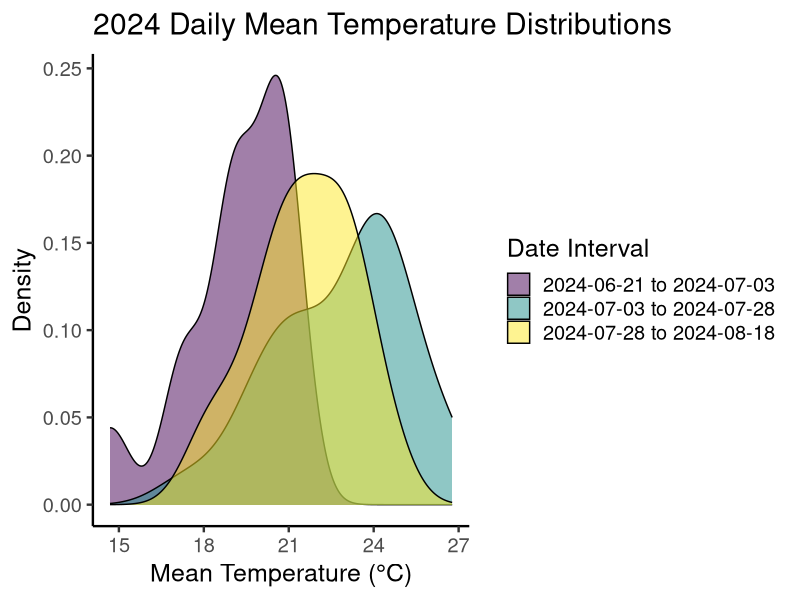

Generate this figure with R:
# Plotting operative model temperatures from 2024 field season
# Taylor M. Hatcher
#

# Load required libraries
library(data.table)
library(ggplot2)
library(lubridate)
library(dplyr)
library(tidyr)

setwd("~/Desktop/Repos/WARP2024/Data")

# Load data using fread with fill = TRUE to handle mismatched columns, I am using fread becasue I was having issues with loading my data with read.csv for some reason - researched it and came to the conclusion that fread could handle this large data set faster than csv() or read.csv()
hobo1data2024 <-
  fread(
    'Hobo_1_2024field.csv',
    skip = 4,
    fill = TRUE,
    na.strings = c("Logged", "Series: T-Type")
  )
hobo2data2024 <-
  fread(
    'Hobo_2_2024field.csv',
    skip = 4,
    fill = TRUE,
    na.strings = c("Logged", "Series: T-Type")
  )
hobo3data2024 <-
  fread(
    'Hobo_3_2024field.csv',
    skip = 4,
    fill = TRUE,
    na.strings = c("Logged", "Series: T-Type")
  )

# select only for columns with values-- thank you Julia
hobo1data2024 <- hobo1data2024 %>%
  select("V1", "V2", "V3", "V4", "V5")
hobo2data2024 <- hobo2data2024 %>%
  select("V1", "V2", "V3", "V4", "V5")
hobo3data2024 <- hobo3data2024 %>%
  select("V1", "V2", "V3", "V4", "V5")

# Rename the datetime column in each dataset
setnames(hobo1data2024, old = "V1", new = "datetime")
setnames(hobo2data2024, old = "V1", new = "datetime")
setnames(hobo3data2024, old = "V1", new = "datetime")

# Convert the datetime column to a workable date-time object
hobo1data2024[, datetime := mdy_hms(datetime)]
hobo2data2024[, datetime := mdy_hms(datetime)]
hobo3data2024[, datetime := mdy_hms(datetime)]

# Convert relevant temperature columns to numeric
hobo1data2024[, (2:5) := lapply(.SD, as.numeric), .SDcols = 2:5]
hobo2data2024[, (2:5) := lapply(.SD, as.numeric), .SDcols = 2:5]
hobo3data2024[, (2:5) := lapply(.SD, as.numeric), .SDcols = 2:5]

# Merge datasets by datetime for all hobo loggers - can only merge two at a time so I merged first two and then the last with the merged 
combined_loggers <-
  merge(hobo1data2024, hobo2data2024, by = "datetime", all = TRUE)
combined_loggers <-
  merge(combined_loggers,
        hobo3data2024,
        by = "datetime",
        all = TRUE)


# Drop rows with NA in datetime or temperature columns -- lots of NAs
combined_loggers <- na.omit(combined_loggers, cols = "datetime")

# Reshape the data to long format for plotting
long_data <- melt(
  combined_loggers,
  id.vars = "datetime",
  measure.vars = c(
    "V2.x",
    "V3.x",
    "V4.x",
    "V5.x",
    "V2.y",
    "V3.y",
    "V4.y",
    "V5.y",
    "V2",
    "V3",
    "V4",
    "V5"
  ),
  
# copy and paste that into select
  variable.name = "Logger",
  value.name = "Temperature"
)

# Update Logger column as a factor with meaningful names
long_data <- long_data %>%
  mutate(Logger = factor(
    Logger,
    labels = c(
      "HOBO Logger 1 - Temp 1",
      "HOBO Logger 1 - Temp 2",
      "HOBO Logger 1 - Temp 3",
      "HOBO Logger 1 - Temp 4",
      "HOBO Logger 2 - Temp 1",
      "HOBO Logger 2 - Temp 2",
      "HOBO Logger 2 - Temp 3",
      "HOBO Logger 2 - Temp 4",
      "HOBO Logger 3 - Temp 1",
      "HOBO Logger 3 - Temp 2",
      "HOBO Logger 3 - Temp 3",
      "HOBO Logger 3 - Temp 4 - Shaded Air Temperature"
    )
  ))

# Check for any missing data in long_data
table(is.na(long_data$Temperature))

# Define the start and end dates for filtering
start_date <- as.POSIXct("2024-06-22", format = "%Y-%m-%d")
end_date <-
  as.POSIXct("2024-08-15 23:59:59", format = "%Y-%m-%d %H:%M:%S")

# Convert datetime to just date for daily means
filtered_data_day <- long_data%>%
  mutate(Date = as.Date(datetime))

# Divide logger information into time intervals so it is easier to visualize, split into experiment times when caterpillars were in the field 
filtered_data_day <- long_data %>%
  mutate(Date = as.Date(datetime)) %>%
  mutate(Interval = case_when(
    Date >= as.Date("2024-06-21") & Date <= as.Date("2024-07-03") ~ "2024-06-21 to 2024-07-03",
    Date >= as.Date("2024-07-03") & Date <= as.Date("2024-07-28") ~ "2024-07-03 to 2024-07-28",
    Date >= as.Date("2024-07-28") & Date <= as.Date("2024-08-18") ~ "2024-07-28 to 2024-08-18",
    TRUE ~ NA_character_
  )) %>%
  filter(!is.na(Interval))

# Calculate daily mean temperatures for all loggers combined
dailylogger_means <- filtered_data_day %>%
  group_by(Date, Interval) %>%
  summarise(MeanTemperature = mean(Temperature, na.rm = TRUE), .groups = 'drop')

# Plot daily mean temperature distributions for each time interval indicated above
ggplot(dailylogger_means, aes(x = MeanTemperature, fill = Interval)) +
  geom_density(alpha = 0.5) +
  scale_fill_viridis_d() +
  labs(
    title = "2024 Daily Mean Temperature Distributions",
    x = "Mean Temperature (°C)",
    y = "Density",
    fill = "Date Interval"
  ) +
  theme_classic(base_size = 18)
# Filter data to include only relevant dates
#filtered_data <- long_data %>%
#  filter(datetime >= start_date & datetime <= end_date)

# Convert datetime to hourly granularity
#filtered_data <- filtered_data %>%
#  mutate(DateTime = floor_date(datetime, "hour")) %>% # floor_date filters to the hour and ignores the seconds which aren't useful 
#  mutate(Temperature = as.numeric(Temperature))

# Calculate hourly means for each logger # code gets angry here for some reason
#hourly_means <- filtered_data %>%
 # group_by(DateTime, Logger) %>%
  #summarise(MeanTemperature = mean(Temperature, na.rm = TRUE),
#            .groups = 'drop')

#long_data_filtered <- long_data %>%
 # filter(!is.na(Temperature))

# Calculate Min and Max temperatures for each logger
# temp_extremes <- long_data_filtered %>%
#   group_by(Logger) %>%
#   summarise(
#     T_min = ifelse(all(is.na(Temperature)), NA, min(Temperature, na.rm = TRUE)),
#     T_max = ifelse(all(is.na(Temperature)), NA, max(Temperature, na.rm = TRUE)),
#     .groups = 'drop'
#   )

# # Reshape the temp_extremes data into long format for plotting
# temp_extremes_long <- temp_extremes %>%
#   pivot_longer(
#     cols = c(T_min, T_max),
#     names_to = "Temperature_Type",
#     values_to = "Temperature"
#   )
# 
# # Check how many missing values per logger - there are a lot of nas because loggers were not in sync
# missing_data_per_logger <- long_data %>%
#   group_by(Logger) %>%
#   summarise(MissingCount = sum(is.na(Temperature)))
# print(missing_data_per_logger)
# 
# # plotting the Temperature Distributions- Make sure that all loggers are represented
# tempdisgraph <-
#   ggplot(long_data_filtered, aes(x = Temperature, color = Logger)) +
#   geom_density(size = 1) +
#   scale_color_viridis_d() +
#   labs(
#     title = "2024 Temperature Distribution by Logger",
#     x = "Temperature (°C)",
#     y = "Density",
#     color = "Logger"
#   )
# theme_classic(base_size = 18) +
#   theme(legend.position = c(0.8, 0.8))
# print(tempdisgraph)
# 
# # Min and Max Temperature Plot (Bar Plot)
# minmaxplot <-
#   ggplot(temp_extremes_long,
#          aes(x = Logger, y = Temperature, fill = Temperature_Type)) +
#   geom_bar(stat = "identity", position = position_dodge()) +
#   scale_fill_viridis_d() +
#   labs(title = " 2024 Minimum and Maximum Temperatures by Logger",
#        x = "Logger",
#        y = "Temperature (°C)",
#        fill = "Temperature Type") +
#   theme_classic(base_size = 16) +
#   theme(axis.text.x = element_text(angle = 45, hjust = 1))
# print(minmaxplot)
# 
# # Density Plot for Full Dataset (Temperature Distributions)
# tempdensplot <-
#   ggplot(filtered_data, aes(x = Temperature, color = Logger)) +
#   geom_density(size = 1) +
#   scale_color_viridis_d() +
#   labs(
#     title = "Temperature Distributions by Logger",
#     x = "Temperature (°C)",
#     y = "Density",
#     color = "Logger"
#   ) +
#   theme_classic(base_size = 18) +
#   theme(legend.position = c(0.8, 0.8))
# print(tempdensplot)
# 
# #Plot the hourly mean temperature data
# hourlymeanplot <-
#   ggplot(hourly_means,
#          aes(x = DateTime, y = MeanTemperature, color = Logger)) +
#   geom_line(size = 1) +
#   labs(
#     title = "Hourly Mean Temperature from Multiple Loggers (June 22 - August 15, 2024)",
#     x = "Date and Time",
#     y = "Mean Temperature (°C)",
#     color = "Logger"
#   ) +
#   theme_minimal() +
#   theme(axis.text.x = element_text(angle = 45, hjust = 1))
# print(hourlymeanplot)
